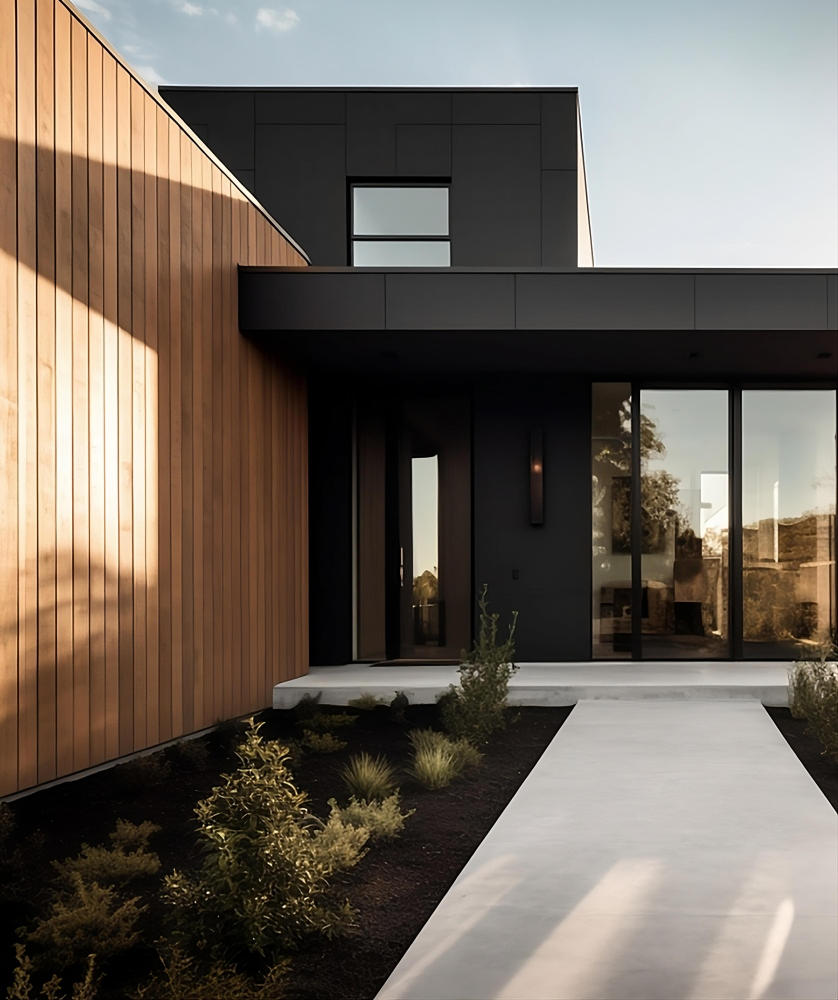
#> input picture BE/uploads/images/118cef50c3f946dfa58604cc9505bdb7.jpeg, 3352 x 4000 px (shown at 1/4 size)
$ python -i image_service.py   (imports and definitions only)
#> lines starting #> are read from the running program, lines starting #| are printed output that depends on the picture; after the words box and inside, x2 and y2 are one past the last pixel; in counts of white or black regions, pixels touching at a corner belong together
import os
import cv2
import PIL
from PIL import Image
import uuid

class ImageService:
    """
    A service class for handling image processing tasks such as resizing,
    segmentation, format conversion, and batch processing.
    """
    UPLOAD_FOLDER = os.path.join(os.getcwd(), 'uploads', 'images')
    ALLOWED_EXTENSIONS = {'png', 'jpg', 'jpeg', 'gif', 'bmp', 'tiff'}

    # [46 lines left out: functions allowed_file, generate_unique_filename, process_single_image, not called in this run]

    @staticmethod
    def generate_segmentation_mask(image_path, method='simple'):
        """
        Generate a segmentation mask for an image using simple or adaptive thresholding.

        :param image_path: Path to the image file
        :param method: Segmentation method ('simple' or 'adaptive')
        :return: Path to the saved mask image
        """
#> called with method = 'simple'
        img = cv2.imread(image_path)
#> img is the input picture: shape (4000, 3352, 3); mean B, G, R 93.8, 103.7, 113.4
        gray = cv2.cvtColor(img, cv2.COLOR_BGR2GRAY)
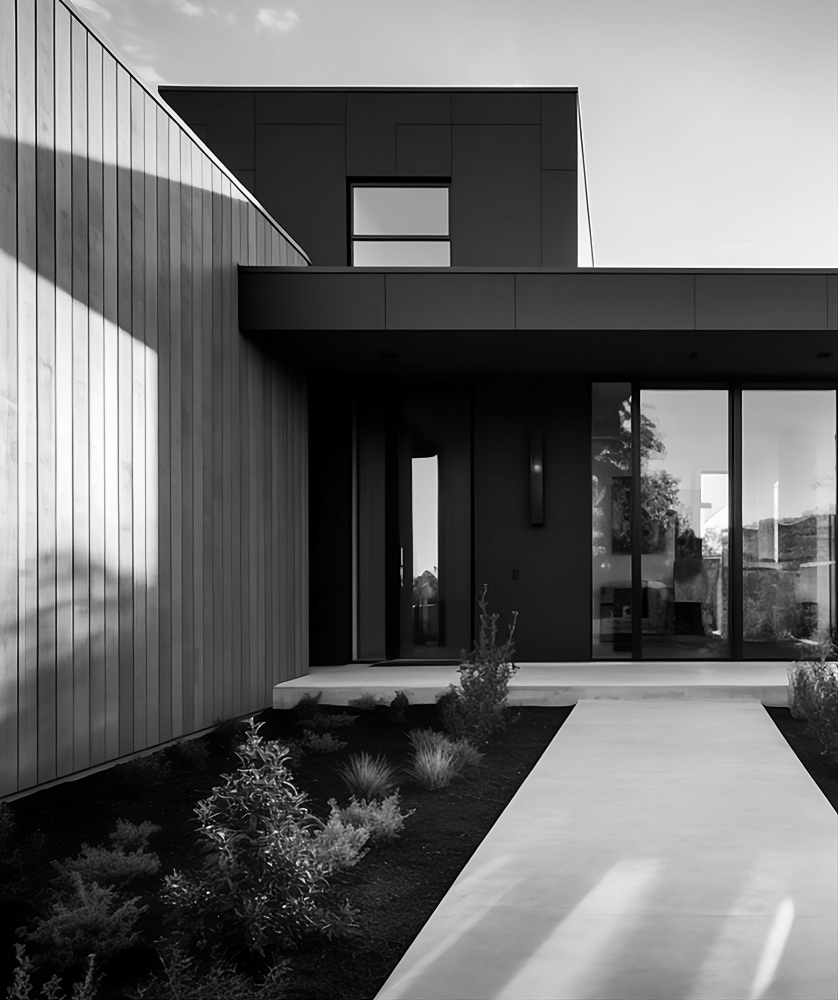
#> gray: shape (4000, 3352) (shown at 1/4 size); min 0, max 255, mean 105.5

        if method == 'simple':
            _, mask = cv2.threshold(gray, 127, 255, cv2.THRESH_BINARY)
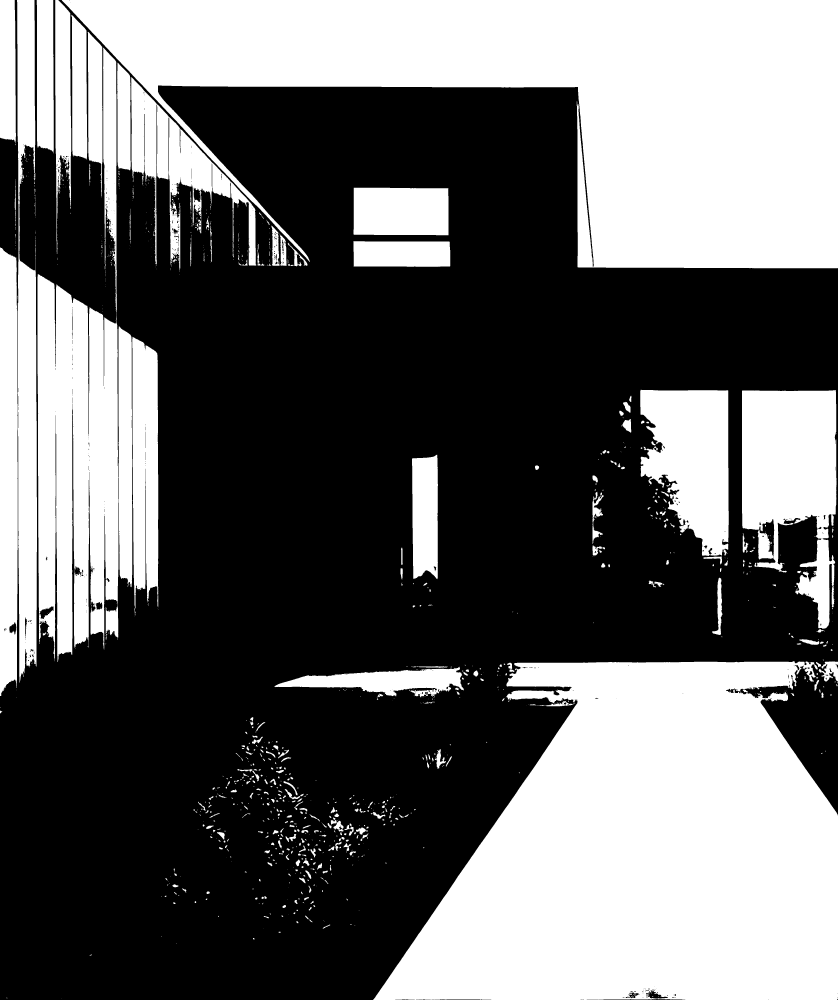
#> mask: shape (4000, 3352) (shown at 1/4 size); 40.8% white; 1222 white regions (743 under 20 px), largest, box (x1, y1, x2, y2) and area: (1492, 2645, 3352, 4000) 1819542, (247, 0, 3352, 1073) 1790292, (150, 191, 474, 2648) 446925
        elif method == 'adaptive':
            mask = cv2.adaptiveThreshold(
                gray, 255, cv2.ADAPTIVE_THRESH_GAUSSIAN_C,
                cv2.THRESH_BINARY, 11, 2
            )

        mask_path = image_path.replace('.', '_mask.')
        cv2.imwrite(mask_path, mask)
        return os.path.basename(mask_path)

    # [70 lines left out: functions batch_process_images, resize_image, convert_image_format, not called in this run]

>>> result = ImageService().generate_segmentation_mask('../../uploads/images/118cef50c3f946dfa58604cc9505bdb7.jpeg')
